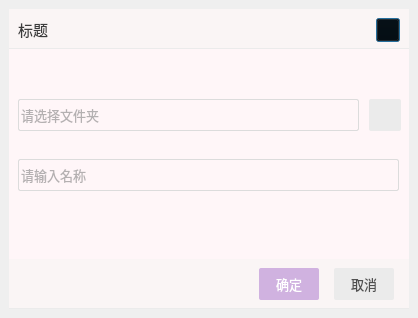
<?xml version="1.0" encoding="UTF-8"?>
<ui version="4.0">
 <class>Dialog</class>
 <widget class="QDialog" name="Dialog">
  <property name="geometry">
   <rect>
    <x>0</x>
    <y>0</y>
    <width>418</width>
    <height>318</height>
   </rect>
  </property>
  <property name="maximumSize">
   <size>
    <width>418</width>
    <height>318</height>
   </size>
  </property>
  <widget class="QWidget" name="StyleSheet" native="true">
   <property name="geometry">
    <rect>
     <x>0</x>
     <y>0</y>
     <width>418</width>
     <height>318</height>
    </rect>
   </property>
   <property name="minimumSize">
    <size>
     <width>418</width>
     <height>318</height>
    </size>
   </property>
   <property name="maximumSize">
    <size>
     <width>418</width>
     <height>318</height>
    </size>
   </property>
   <property name="styleSheet">
    <string notr="true">#TitleWidget {
    border-bottom: 1px solid rgb(235, 235, 235);
    background-color: rgb(250, 245, 245);
}

#Title {
	font-family: &quot;微软雅黑&quot;;
    font: 11pt;
    border: none;
    background-color: transparent;
    color: rgb(60, 60, 60);
}

#TitleWidget QPushButton {
    background-color: transparent;
}

#TitleWidget QPushButton:hover {
    background-color: gainsboro;
    border-radius: 2px;
}

#TitleWidget QPushButton:pressed {
    background-color: lightgray;
    border-radius: 2px;
}

/*=========================*/

#DialogWidget {
    background-color: rgb(255, 246, 248);
}
#ButtonChooseFolder{
    background-color: rgb(235, 235, 235);
	font-family: &quot;微软雅黑&quot;;
	font-size: 10pt;
	color: rgb(80, 80, 80);
    border-radius: 2px;
}

#ButtonChooseFolder:hover {
    background-color: gainsboro;
    border-radius: 2px;
}

#ButtonChooseFolder:pressed {
    background-color: lightgray;
    border-radius: 2px;
}

#PathLineEdit {
	font-family: &quot;微软雅黑&quot;;
    font: 10pt;
    border: 1px solid gainsboro;
	border-radius: 2px;
    background-color: transparent;
    color: dimgray;
}

#NameLineEdit {
	font-family: &quot;微软雅黑&quot;;
    font: 10pt;
    border: 1px solid gainsboro;
	border-radius: 2px;
    background-color: transparent;
    color: dimgray;
}

/*=========================*/
#DefaultWidget {
    border-bottom: 1px solid rgb(235, 235, 235);
    background-color: rgb(250, 245, 245);
}
#ButtonCancel{
    background-color: rgb(235, 235, 235);
	font-family: &quot;微软雅黑&quot;;
	font-size: 10pt;
	color: rgb(80, 80, 80);
    border-radius: 2px;
}

#ButtonCancel:hover {
    background-color: gainsboro;
    border-radius: 2px;
}

#ButtonCancel:pressed {
    background-color: lightgray;
    border-radius: 2px;
}

#ButtonOk {
    background-color: rgb(208, 178, 224);
	font-family: &quot;微软雅黑&quot;;
	font-size: 10pt;
	color: rgb(255, 255, 255);
    border-radius: 2px;
}

#ButtonOk:hover {
    background-color: rgb(197, 172, 227);
    border-radius: 2px;
}

#ButtonOk:pressed {
    background-color: rgb(181, 164, 232);
    border-radius: 2px;
}</string>
   </property>
   <layout class="QVBoxLayout" name="verticalLayout">
    <property name="spacing">
     <number>0</number>
    </property>
    <property name="leftMargin">
     <number>9</number>
    </property>
    <property name="topMargin">
     <number>9</number>
    </property>
    <property name="rightMargin">
     <number>9</number>
    </property>
    <property name="bottomMargin">
     <number>9</number>
    </property>
    <item>
     <widget class="QWidget" name="TitleWidget" native="true">
      <property name="minimumSize">
       <size>
        <width>400</width>
        <height>40</height>
       </size>
      </property>
      <property name="maximumSize">
       <size>
        <width>400</width>
        <height>40</height>
       </size>
      </property>
      <layout class="QHBoxLayout" name="horizontalLayout">
       <item>
        <widget class="QLabel" name="Title">
         <property name="text">
          <string>标题</string>
         </property>
         <property name="alignment">
          <set>Qt::AlignmentFlag::AlignCenter</set>
         </property>
        </widget>
       </item>
       <item>
        <spacer name="horizontalSpacer">
         <property name="orientation">
          <enum>Qt::Orientation::Horizontal</enum>
         </property>
         <property name="sizeHint" stdset="0">
          <size>
           <width>40</width>
           <height>20</height>
          </size>
         </property>
        </spacer>
       </item>
       <item>
        <widget class="QPushButton" name="ButtonExit">
         <property name="minimumSize">
          <size>
           <width>24</width>
           <height>24</height>
          </size>
         </property>
         <property name="maximumSize">
          <size>
           <width>24</width>
           <height>24</height>
          </size>
         </property>
         <property name="toolTip">
          <string>关闭</string>
         </property>
         <property name="icon">
          <iconset resource="../resources/resources.qrc">
           <normaloff>:/btn/title_bar/shutdown.png</normaloff>:/btn/title_bar/shutdown.png</iconset>
         </property>
        </widget>
       </item>
      </layout>
     </widget>
    </item>
    <item>
     <widget class="QWidget" name="DialogWidget" native="true">
      <property name="layoutDirection">
       <enum>Qt::LayoutDirection::RightToLeft</enum>
      </property>
      <widget class="QLineEdit" name="NameLineEdit">
       <property name="geometry">
        <rect>
         <x>9</x>
         <y>110</y>
         <width>381</width>
         <height>32</height>
        </rect>
       </property>
       <property name="minimumSize">
        <size>
         <width>0</width>
         <height>32</height>
        </size>
       </property>
       <property name="maximumSize">
        <size>
         <width>16777215</width>
         <height>32</height>
        </size>
       </property>
       <property name="placeholderText">
        <string>请输入名称</string>
       </property>
      </widget>
      <widget class="QLineEdit" name="PathLineEdit">
       <property name="geometry">
        <rect>
         <x>9</x>
         <y>50</y>
         <width>341</width>
         <height>32</height>
        </rect>
       </property>
       <property name="minimumSize">
        <size>
         <width>0</width>
         <height>32</height>
        </size>
       </property>
       <property name="maximumSize">
        <size>
         <width>16777215</width>
         <height>32</height>
        </size>
       </property>
       <property name="readOnly">
        <bool>true</bool>
       </property>
       <property name="placeholderText">
        <string>请选择文件夹</string>
       </property>
      </widget>
      <widget class="QPushButton" name="ButtonChooseFolder">
       <property name="geometry">
        <rect>
         <x>360</x>
         <y>50</y>
         <width>32</width>
         <height>32</height>
        </rect>
       </property>
       <property name="minimumSize">
        <size>
         <width>32</width>
         <height>32</height>
        </size>
       </property>
       <property name="maximumSize">
        <size>
         <width>32</width>
         <height>32</height>
        </size>
       </property>
       <property name="toolTip">
        <string>选择文件夹</string>
       </property>
       <property name="text">
        <string/>
       </property>
       <property name="icon">
        <iconset resource="../resources/resources.qrc">
         <normaloff>:/btn/main_widget/file.png</normaloff>:/btn/main_widget/file.png</iconset>
       </property>
       <property name="iconSize">
        <size>
         <width>24</width>
         <height>24</height>
        </size>
       </property>
      </widget>
     </widget>
    </item>
    <item>
     <widget class="QWidget" name="DefaultWidget" native="true">
      <property name="minimumSize">
       <size>
        <width>400</width>
        <height>50</height>
       </size>
      </property>
      <property name="maximumSize">
       <size>
        <width>400</width>
        <height>50</height>
       </size>
      </property>
      <layout class="QHBoxLayout" name="horizontalLayout_2">
       <property name="spacing">
        <number>15</number>
       </property>
       <property name="leftMargin">
        <number>0</number>
       </property>
       <property name="topMargin">
        <number>0</number>
       </property>
       <property name="rightMargin">
        <number>15</number>
       </property>
       <property name="bottomMargin">
        <number>0</number>
       </property>
       <item>
        <spacer name="horizontalSpacer_2">
         <property name="orientation">
          <enum>Qt::Orientation::Horizontal</enum>
         </property>
         <property name="sizeHint" stdset="0">
          <size>
           <width>40</width>
           <height>20</height>
          </size>
         </property>
        </spacer>
       </item>
       <item>
        <widget class="QPushButton" name="ButtonOk">
         <property name="minimumSize">
          <size>
           <width>60</width>
           <height>32</height>
          </size>
         </property>
         <property name="maximumSize">
          <size>
           <width>60</width>
           <height>32</height>
          </size>
         </property>
         <property name="text">
          <string>确定</string>
         </property>
        </widget>
       </item>
       <item>
        <widget class="QPushButton" name="ButtonCancel">
         <property name="minimumSize">
          <size>
           <width>60</width>
           <height>32</height>
          </size>
         </property>
         <property name="maximumSize">
          <size>
           <width>60</width>
           <height>32</height>
          </size>
         </property>
         <property name="text">
          <string>取消</string>
         </property>
        </widget>
       </item>
      </layout>
     </widget>
    </item>
   </layout>
  </widget>
 </widget>
 <resources>
  <include location="../resources/resources.qrc"/>
 </resources>
 <connections/>
</ui>
